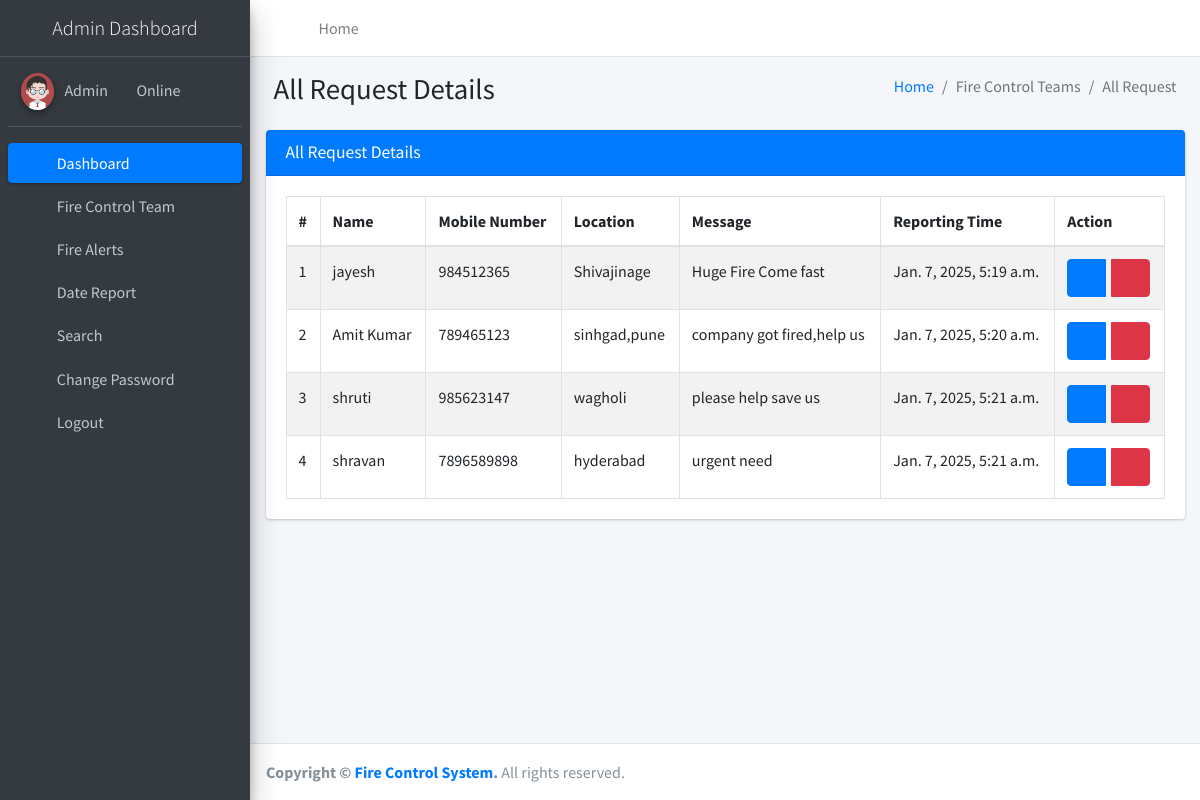
The app's page /allRequest (signed in) with its own data.
### firereport/models.py (models this page shows, shortened)
class Firereport(models.Model):
    FullName = models.CharField(max_length=250, null=True)
    MobileNumber = models.CharField(max_length=12, null=True)
    Location = models.CharField(max_length=200, null=True)
    Message = models.CharField(max_length=200, null=True)
    AssignTo = models.ForeignKey(Teams, on_delete=models.CASCADE, null=True)
    Status = models.CharField(max_length=150, null=True)
    Postingdate = models.DateTimeField(auto_now_add=True)
    AssignedTime = models.CharField(max_length=150, null=True)
    UpdationDate = models.DateTimeField(null=True)

### firereport/views.py (the view)
# urls.py: path('allRequest', allRequest, name='allRequest'),
def allRequest(request):
    if not request.user.is_authenticated:
        return redirect('admin_login')
    firereport = Firereport.objects.all()
    return render(request, 'admin/allRequest.html', locals())

### firereport/templates/admin/allRequest.html
{% extends 'adminNavbar.html' %}
{% block main %}
{% load static %}
<section class="content">
    <div class="content-header">
        <div class="container-fluid">
            <div class="row mb-2">
                <div class="col-sm-6">
                    <h1 class="m-0">All Request Details</h1>
                </div>
                <div class="col-sm-6">
                    <ol class="breadcrumb float-sm-right">
                        <li class="breadcrumb-item"><a href="{% url 'dashboard' %}">Home</a></li>
                        <li class="breadcrumb-item active">Fire Control Teams</li>
                        <li class="breadcrumb-item active">All Request</li>
                    </ol>
                </div>
            </div>
        </div>
    </div>
    <div class="container-fluid">
        <div class="row">
            <div class="col-md-12">
                <div class="card card-primary">
                    <div class="card-header">
                        <h3 class="card-title">All Request Details</h3>
                    </div>
                    <div class="card-body">
                        <table id="example1" class="table table-bordered table-striped">
                            <thead>
                            <tr>
                                <th>#</th>
                                <th>Name</th>
                                <th>Mobile Number</th>
                                <th>Location</th>
                                <th>Message</th>
                                <th>Reporting Time</th>
                                <th>Action</th>
                            </tr>
                            </thead>
                            <tbody>
                            {% for i in firereport %}
                            <tr>
                                <td>{{forloop.counter}}</td>
                                <td>{{i.FullName}}</td>
                                <td>{{i.MobileNumber}}</td>
                                <td>{{i.Location}}</td>
                                <td>{{i.Message}}</td>
                                <td>{{i.Postingdate}}</td>
                                <td>
                                    <div class="btn-group">
                                        <a class="btn btn-primary" href="{% url 'viewRequestDetails' i.id %}"><i class="fa fa-eye"></i></a> &nbsp;&nbsp;
                                        <a class="btn btn-danger" onclick="return confirm('Are you sure to Delete ?')" href="{% url 'deleteRequest' i.id %}"><i
                                            class="fa fa-trash-alt"></i></a>
                                    </div>
                                </td>
                            </tr>
                            {% endfor %}
                            </tbody>
                        </table>
                    </div>
                </div>
            </div>
        </div>
    </div>
</section>
{% endblock %}

### records on screen
Firereport: FullName "jayesh", MobileNumber "984512365", Location "Shivajinage", Message "Huge Fire Come fast", Postingdate "Jan. 7, 2025, 5:19 a.m."
Firereport: FullName "Amit Kumar", MobileNumber "789465123", Location "sinhgad,pune", Message "company got fired,help us", Postingdate "Jan. 7, 2025, 5:20 a.m."
Firereport: FullName "shruti", MobileNumber "985623147", Location "wagholi", Message "please help save us", Postingdate "Jan. 7, 2025, 5:21 a.m."
Firereport: FullName "shravan", MobileNumber "7896589898", Location "hyderabad", Message "urgent need", Postingdate "Jan. 7, 2025, 5:21 a.m."
